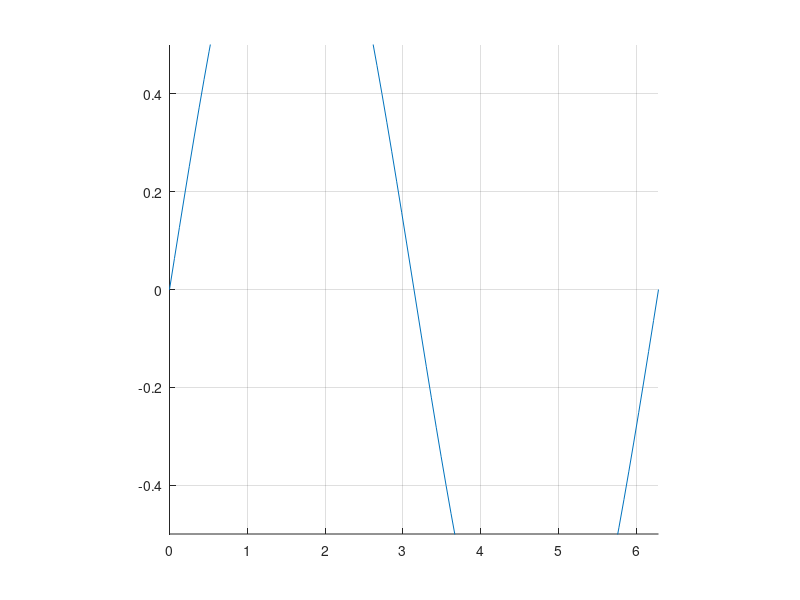

MATLAB code to generate this figure:
t = linspace(0, 2*pi, 100);
f = sin(t);
figure;
axis([0 2*pi -0.5 0.5]);
axis square;
grid on;

for i = 1:numel(t);
   cla(gca);
   hold on
   plot(t(1:i), f(1:i));
   hold off
   drawnow;
   pause(1/60);
end